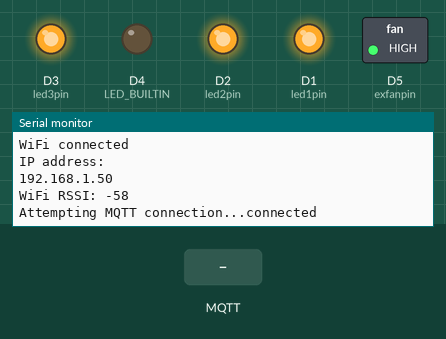
The sketch below on a simulated ESP8266 (NodeMCU). On the bench: switched loads named in the sketch (green lamp = pin HIGH), output pins drawn as LEDs (lit = HIGH, except the on-board LED, lit = LOW), the last lines printed to the serial monitor. The test bench sets the inputs (shaded band). WiFi joins after 1.5 s; servers stay silent unless stated; random numbers use the default seed unless the sketch sets one; no MQTT or app messages arrive unless stated.

Above: at 2.7 s.
2.8 s: MQTT message "1" arrives on the first subscribed topic
At 3.3 s:
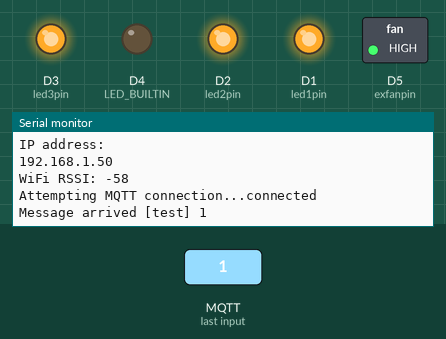
4.3 s: MQTT message "on" arrives on the first subscribed topic
At 5.5 s:
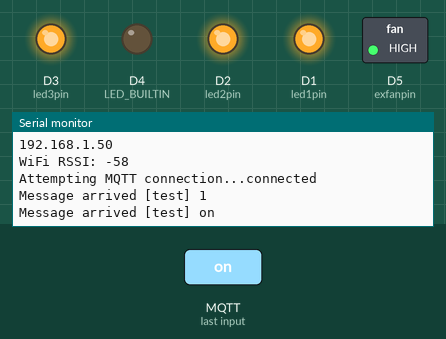
5.8 s: MQTT message "off" arrives on the first subscribed topic
At 6.8 s:
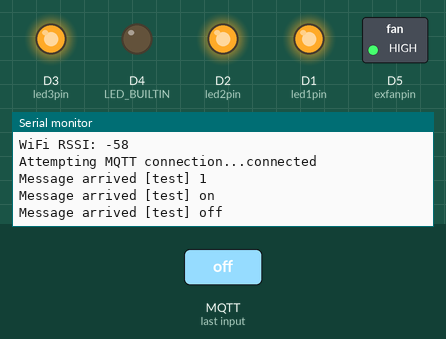

The sketch:

nodemcu_pubsubclient.ino
```cpp
#include <ESP8266WiFi.h>
#include <PubSubClient.h>

// Update these with values suitable for your network.
const char* ssid = "lumixAsianetBB";
const char* password = "justinpolackal";
const char* mqtt_server = "192.168.2.106";

char strpub[50];

int led1state;
int led2state;
int led3state;
int exfanstate;

int led1pin = D1;
int led2pin = D2;
int led3pin = D3;
int exfanpin = D5;

long millicount;

const int pubinterval = 500;

WiFiClient espClient;
PubSubClient client(espClient);

void setup_wifi() {

  delay(10);
  // We start by connecting to a WiFi network
  Serial.println();
  Serial.print("Connecting to ");
  Serial.println(ssid);

  WiFi.begin(ssid, password);

  while (WiFi.status() != WL_CONNECTED) {
    delay(500);
    Serial.print("-");
    digitalWrite(LED_BUILTIN,LOW);
  }
  digitalWrite(LED_BUILTIN,HIGH);

  randomSeed(micros());

  Serial.println("");
  Serial.println("WiFi connected");
  Serial.println("IP address: ");
  Serial.println(WiFi.localIP());
  Serial.print("WiFi RSSI: ");
  Serial.println(WiFi.RSSI());
  Serial.flush();
}

void callback(char* topic, byte* payload, unsigned int length) {
  Serial.print("Message arrived [");
  Serial.print(topic);
  Serial.print("] ");
  for (int i = 0; i < length; i++) {
    Serial.print((char)payload[i]);
  }
  Serial.println();

}

void reconnect() {
  // Loop until we're reconnected
  while (!client.connected()) {
    Serial.print("Attempting MQTT connection...");
    // Create a random client ID
    String clientId = "ESP8266Client-";
    clientId += String(random(0xffff), HEX);
    // Attempt to connect
    if (client.connect(clientId.c_str())) {
      Serial.println("connected");

      client.subscribe("test");
    } else {
      Serial.print("failed, rc=");
      Serial.print(client.state());
      Serial.println(" try again in 5 seconds");
      // Wait 5 seconds before retrying
      delay(5000);
    }
  }
}

void setup() {
  pinMode(LED_BUILTIN,OUTPUT);
  pinMode(led1pin, OUTPUT);
  pinMode(led2pin, OUTPUT);
  pinMode(led3pin, OUTPUT);
  pinMode(exfanpin, OUTPUT);
  digitalWrite(led1pin, HIGH);
  digitalWrite(led2pin, HIGH);
  digitalWrite(led3pin, HIGH);
  digitalWrite(exfanpin,HIGH);
  Serial.begin(115200);
  led1state = 0;
  led2state = 0;
  led3state = 0;
  exfanstate = 0;
  setup_wifi();
  client.setServer(mqtt_server, 1883);
  client.setCallback(callback);

  millicount = millis();
}

void loop() {
  if ((millis() - millicount) > pubinterval)
  {
   client.publish("test", "test");
   millicount = millis();
  }
  if (!client.connected()) {
    reconnect();
  }
  client.loop();


}
```

Measured:
- after the input at 2.8 s, the serial monitor: prints a new line at once (image 1)
- after the input at 4.3 s, the serial monitor: prints a new line at once (image 2)
- after the input at 5.8 s, the serial monitor: prints a new line at once (image 3)
